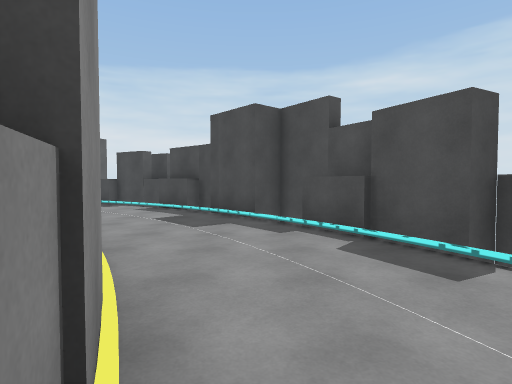
View 1 (above)

21 first-person views from a walk through a Unity game level. The camera is 1.5 m above the floor, tilts 2° down and sees 80° across. The floor is counted in squares, 2 m on a side. Each view is taken from the middle of a square. On the plan, view 1 faces up. The plan holds only what a view shows up to about 10 squares ahead; the rest is blank. The place goes on beyond the plan. The player is left out. Surface patterns are stand-ins for the level's own textures.

View 2
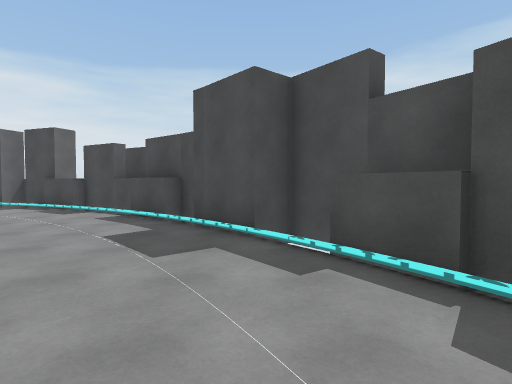

View 3
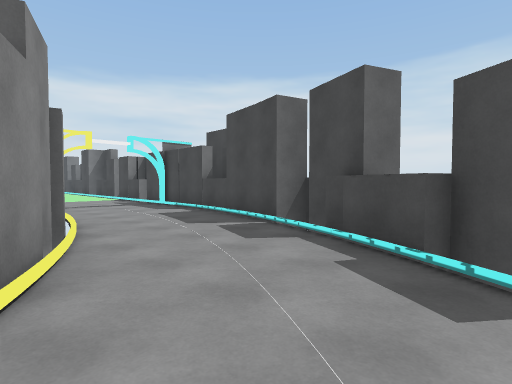

View 4
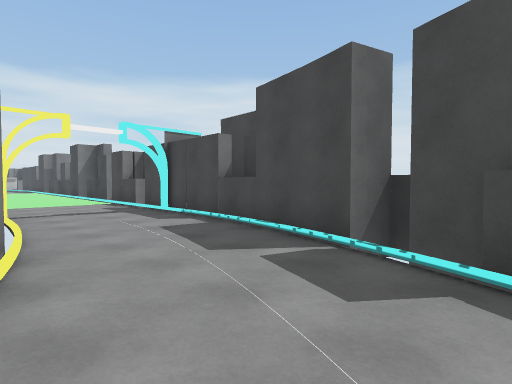

View 5
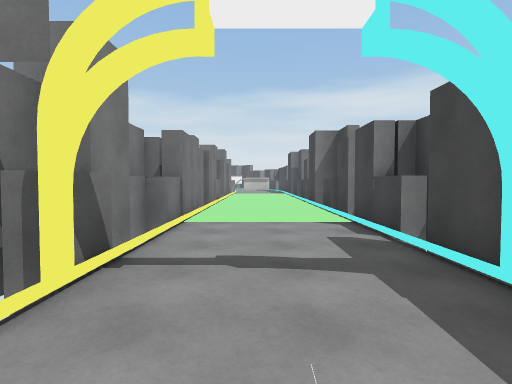

View 6
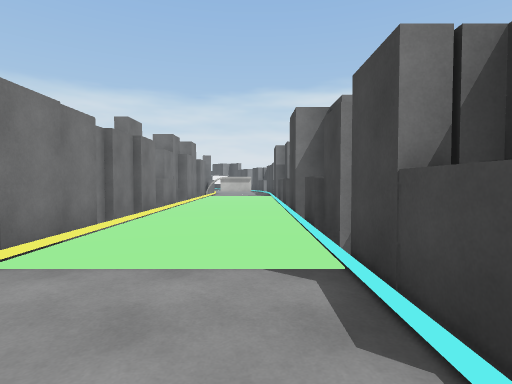

View 7
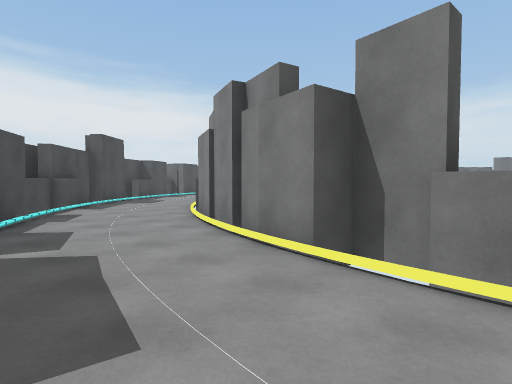

View 8
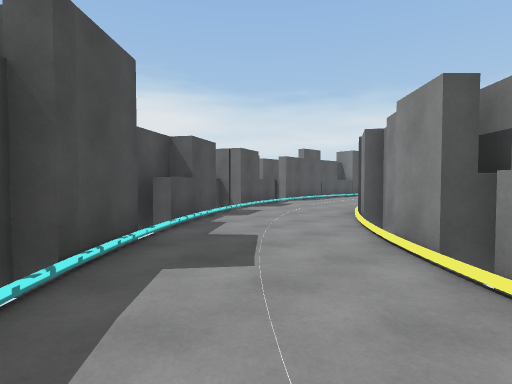

View 9
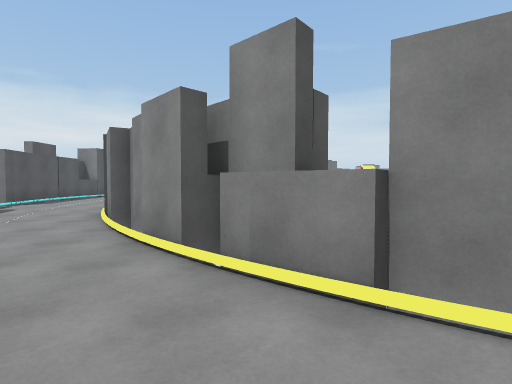

View 10
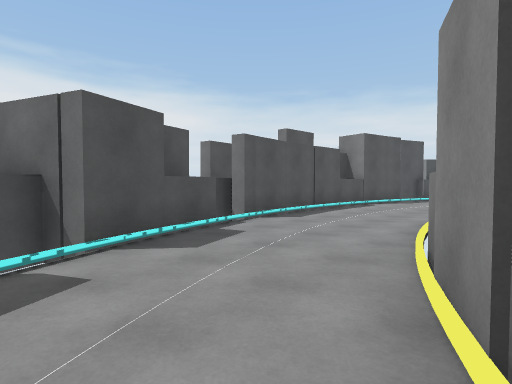

View 11
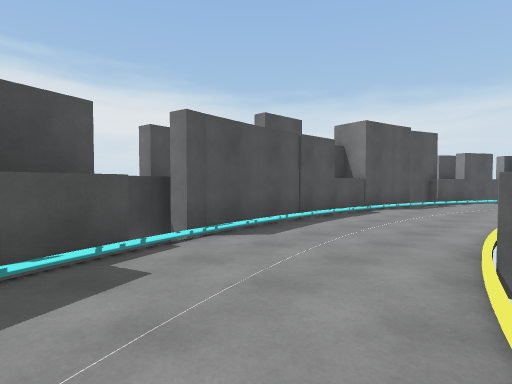

View 12
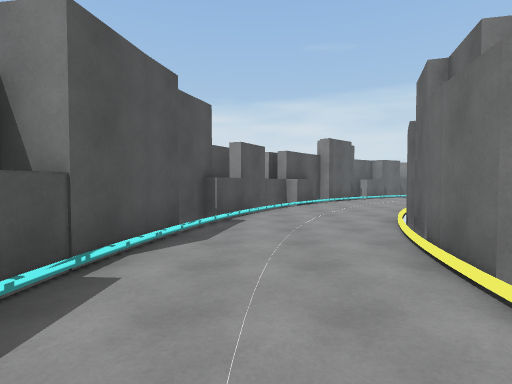

View 13
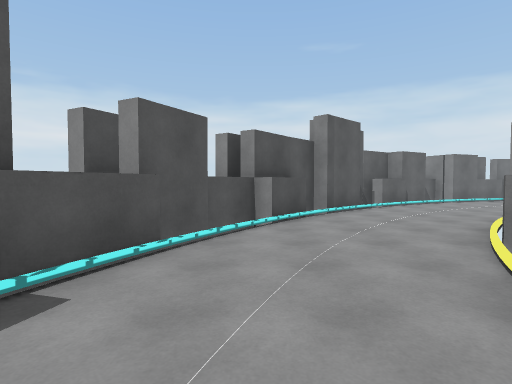

View 14
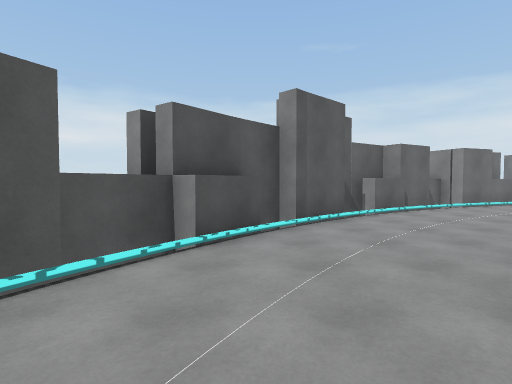

View 15
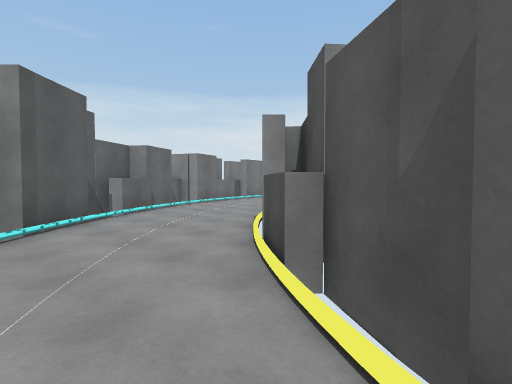

View 16
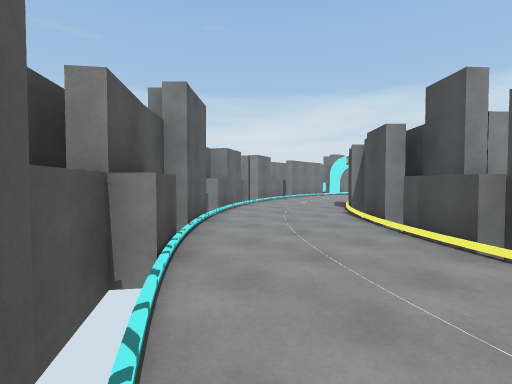

View 17
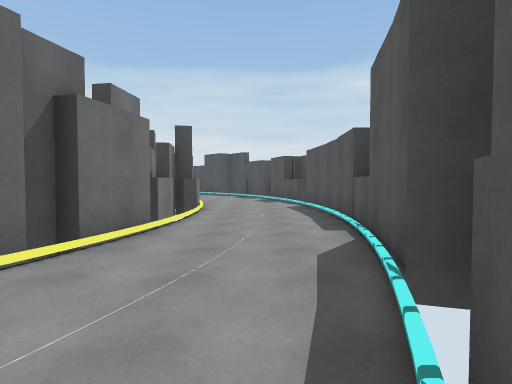

View 18
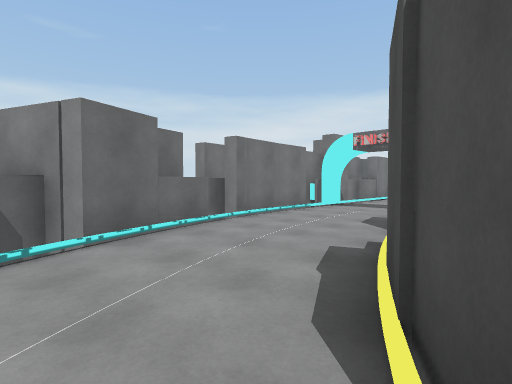

View 19
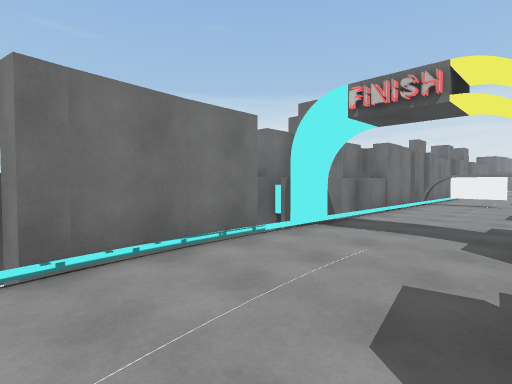

View 20
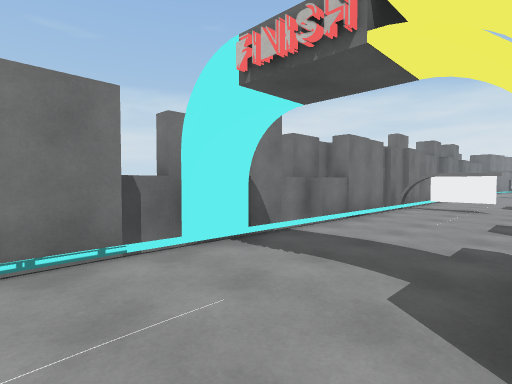

View 21
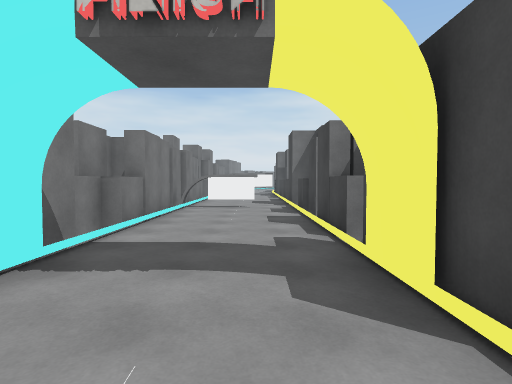

### Floor plan
Key: @ floor where view 1 was taken; # wall or solid block; . floor; ^ raised ledge.
Columns run from 22 left of view 1 to 4 right of it. Each row starts with its distance up from view 1.
 12 ################
 11 ...............####
 10 ..................##
  9 ...................###
  8 #########^^###.......##
  7              ####.....##
  6                 ##.....##
  5                  ##....##
  4                  ###....##
  3                    ##...##
  2                     ##...##
  1                      #...##
  0                      #@...#
 -1                      ##...#
 -2                       #...#
 -3                       #...#
 -4                       ^...#
 -5                       ^...#
 -6                       #...#
 -7                       #...#
 -8                      ##...#
 -9                      #...##
-10                     ##...#
-11                    ##....#
-12                   ##....##
-13                  ###...##
-14                 ##.....##
-15                ##.....##
-16  #########^   ^......##
-17  ...................##
-18 ..................###
-19 ..#.............###
-20 ..#......#########
-21 #######^##

Positions as (right, up) in squares from view 1, and headings:
1: (0, 0), facing up
2: (0, 2), facing up
3: (-4, 7), facing up-left
4: (-6, 8), facing up-left
5: (-11, 10), facing left
6: (-14, 11), facing left
7: (-12, 11), facing down-right
8: (-4, 8), facing down-right
9: (-4, 8), facing down
10: (-1, 3), facing down-right
11: (0, 1), facing down-right
12: (2, -4), facing down
13: (1, -8), facing down
14: (0, -10), facing down
15: (0, -10), facing down-left
16: (2, -11), facing down-left
17: (2, -11), facing up
18: (-5, -15), facing down-left
19: (-9, -17), facing down-left
20: (-11, -17), facing down-left
21: (-11, -18), facing left
